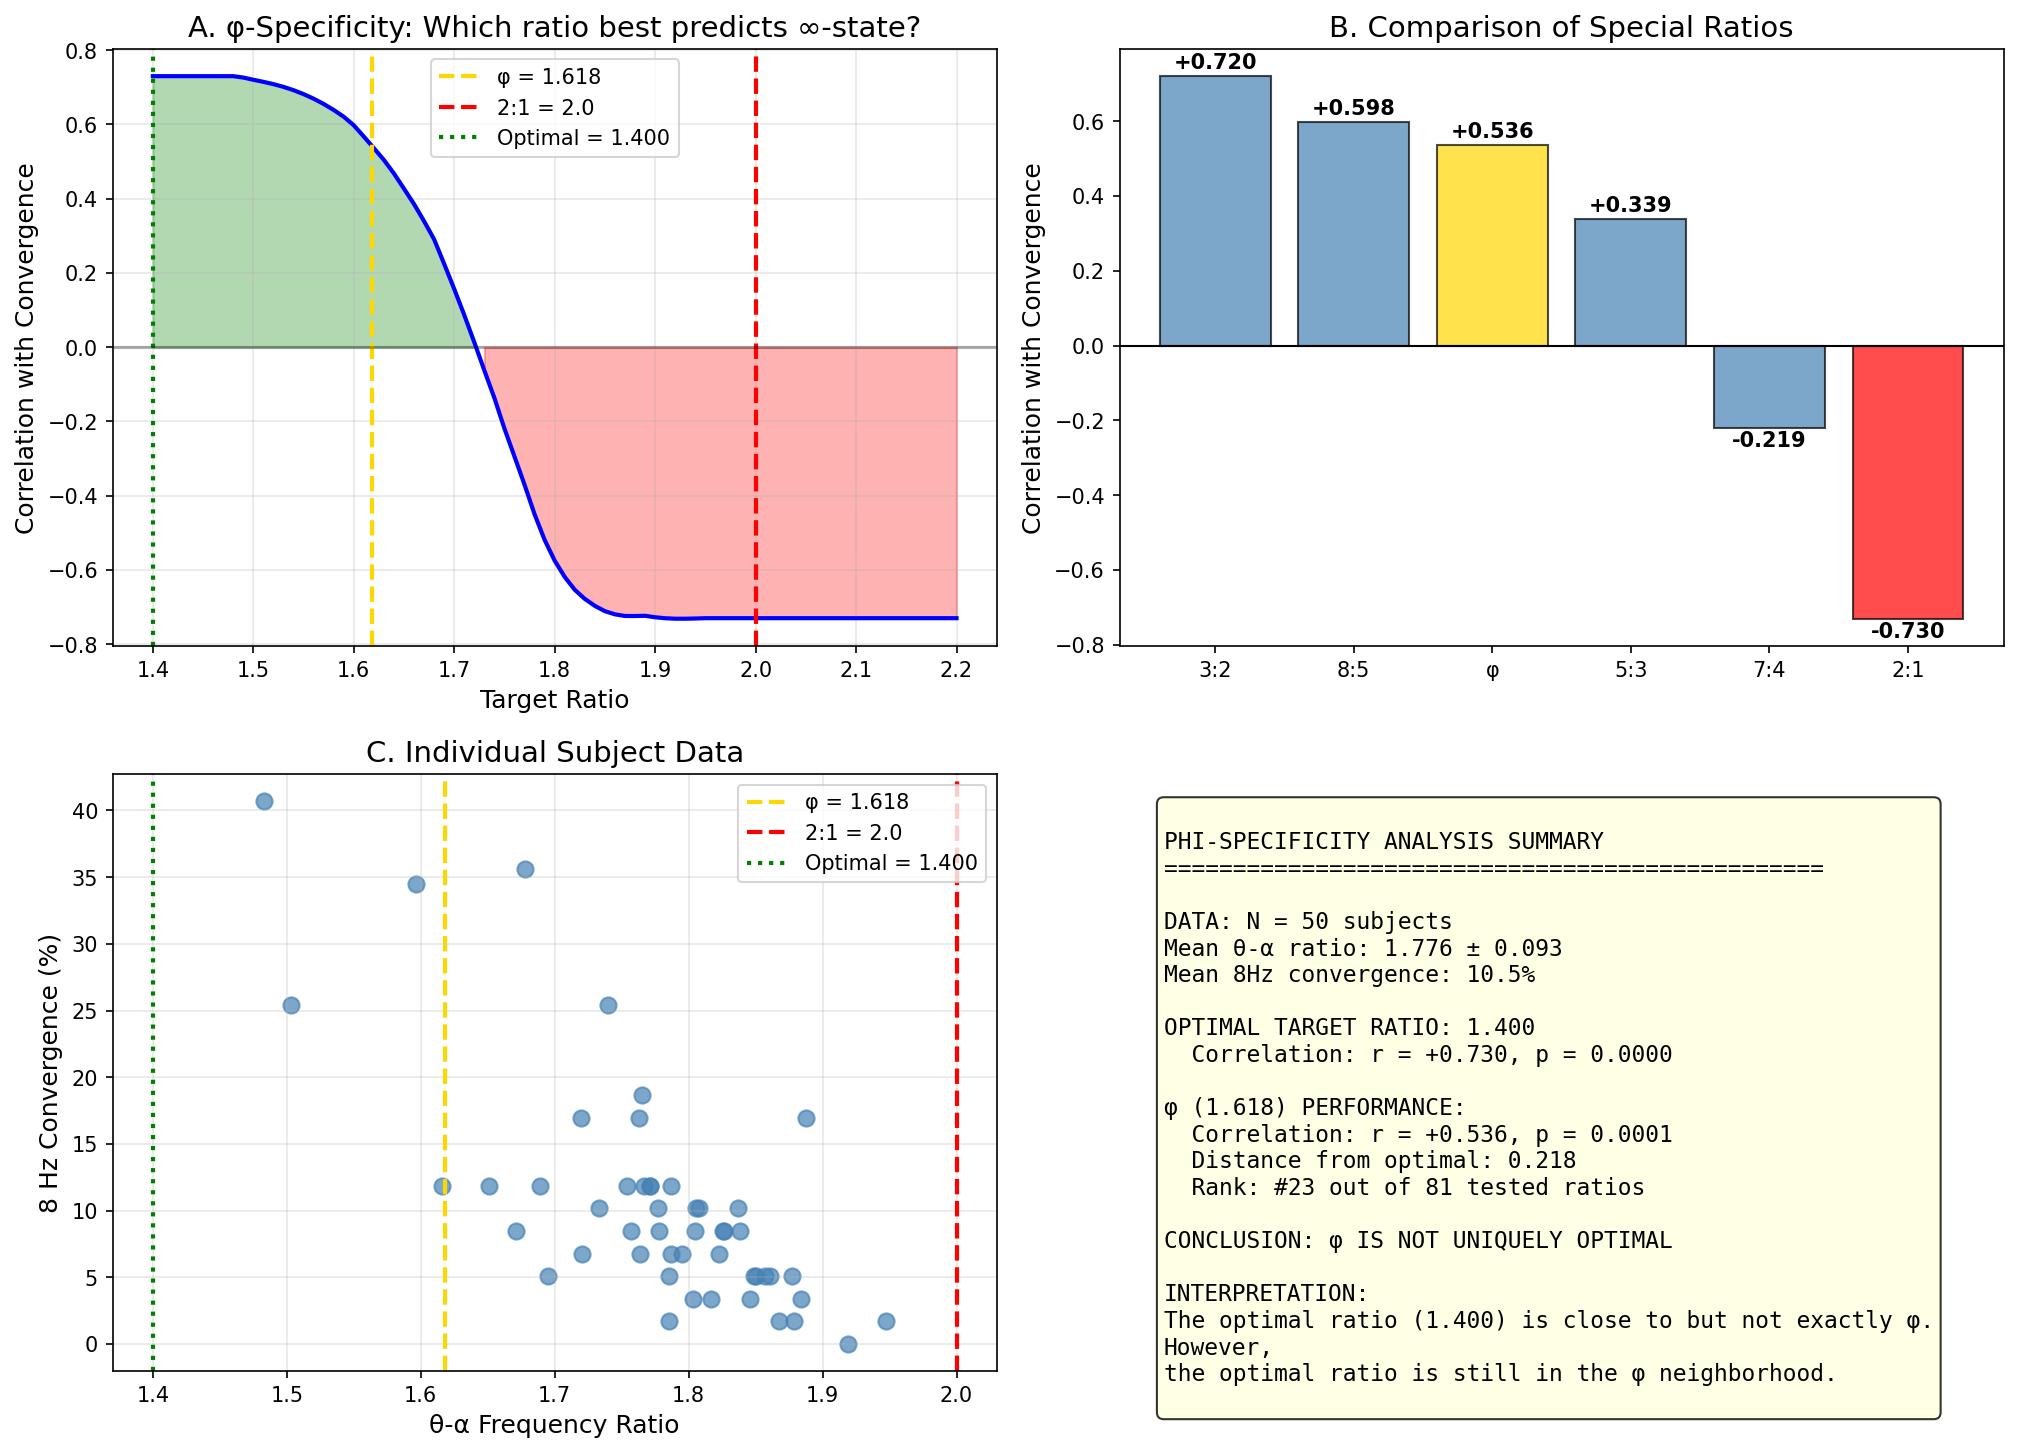

Write the Python code that produced this figure.
"""
PHI-SPECIFICITY ANALYSIS
========================
Test whether φ (1.618) is uniquely optimal for predicting convergence,
or if other non-harmonic ratios work equally well.
"""

import numpy as np
from scipy import stats, signal
import matplotlib.pyplot as plt
import mne
from mne.datasets import eegbci
from mne.io import read_raw_edf

mne.set_log_level('ERROR')

PHI = (1 + np.sqrt(5)) / 2

print("="*70)
print("PHI-SPECIFICITY ANALYSIS")
print("Testing if φ = 1.618 is uniquely optimal for predicting ∞-state")
print("="*70)

BANDS = {'theta': (4, 8), 'alpha': (8, 13)}

def get_peak_centroid(psd, freqs, band):
    mask = (freqs >= band[0]) & (freqs <= band[1])
    if not np.any(mask) or np.sum(psd[mask]) == 0:
        return np.nan
    return np.sum(freqs[mask] * psd[mask]) / np.sum(psd[mask])

def compute_8hz_convergence(eeg, sfreq):
    window = int(2 * sfreq)
    step = window // 2
    convergence = 0
    total = 0
    
    for start in range(0, len(eeg) - window, step):
        seg = eeg[start:start+window]
        f, p = signal.welch(seg, sfreq, nperseg=min(512, len(seg)))
        
        t_mask = (f >= 4) & (f <= 8)
        a_mask = (f >= 8) & (f <= 13)
        
        if np.any(t_mask) and np.any(a_mask):
            f_t = f[t_mask][np.argmax(p[t_mask])]
            f_a = f[a_mask][np.argmax(p[a_mask])]
            total += 1
            if 7 <= f_t <= 8.5 and 7.5 <= f_a <= 9 and abs(f_t - f_a) < 1.5:
                convergence += 1
    
    return 100 * convergence / total if total > 0 else 0

print("\nLoading data from 50 subjects...")

theta_alpha_ratios = []
convergence_pct = []

for subj in range(1, 51):
    try:
        raw = read_raw_edf(eegbci.load_data(subj, [1], update_path=True, verbose=False)[0], 
                          preload=True, verbose=False)
        raw.filter(1, 45, verbose=False)
        sfreq = raw.info['sfreq']
        eeg = np.mean(raw.get_data(), axis=0)
        
        f, p = signal.welch(eeg, sfreq, nperseg=min(1024, len(eeg)//2))
        f_t = get_peak_centroid(p, f, BANDS['theta'])
        f_a = get_peak_centroid(p, f, BANDS['alpha'])
        
        if f_t > 0 and not np.isnan(f_t) and not np.isnan(f_a):
            ratio = f_a / f_t
            conv = compute_8hz_convergence(eeg, sfreq)
            theta_alpha_ratios.append(ratio)
            convergence_pct.append(conv)
    except:
        continue

theta_alpha_ratios = np.array(theta_alpha_ratios)
convergence_pct = np.array(convergence_pct)

print(f"Loaded {len(theta_alpha_ratios)} subjects")
print(f"Mean ratio: {np.mean(theta_alpha_ratios):.3f} ± {np.std(theta_alpha_ratios):.3f}")
print(f"Mean convergence: {np.mean(convergence_pct):.1f}%")

targets = np.linspace(1.4, 2.2, 81)
special_targets = {
    '3:2': 1.5,
    '8:5': 1.6,
    'φ': 1.618,
    '5:3': 1.667,
    '7:4': 1.75,
    '2:1': 2.0
}

correlations = []
p_values = []

for t in targets:
    proximity = -np.abs(theta_alpha_ratios - t)
    r, p = stats.pearsonr(proximity, convergence_pct)
    correlations.append(r)
    p_values.append(p)

correlations = np.array(correlations)
p_values = np.array(p_values)

optimal_idx = np.argmax(correlations)
optimal_target = targets[optimal_idx]
optimal_r = correlations[optimal_idx]
optimal_p = p_values[optimal_idx]

phi_idx = np.argmin(np.abs(targets - 1.618))
phi_r = correlations[phi_idx]
phi_p = p_values[phi_idx]

print("\n" + "="*70)
print("RESULTS")
print("="*70)
print(f"\nOptimal target ratio: {optimal_target:.3f}")
print(f"Correlation at optimal: r = {optimal_r:.3f}, p = {optimal_p:.4f}")
print(f"\nφ (1.618) correlation: r = {phi_r:.3f}, p = {phi_p:.4f}")
print(f"Distance φ to optimal: {abs(optimal_target - PHI):.3f}")

print("\n" + "-"*50)
print("Correlations for theoretically relevant ratios:")
print("-"*50)
for name, t in sorted(special_targets.items(), key=lambda x: x[1]):
    idx = np.argmin(np.abs(targets - t))
    r = correlations[idx]
    p = p_values[idx]
    marker = " <-- OPTIMAL" if abs(t - optimal_target) < 0.02 else ""
    sig = "**" if p < 0.05 else "*" if p < 0.1 else ""
    print(f"  {name:>4} ({t:.3f}): r = {r:+.3f}, p = {p:.4f} {sig}{marker}")

fig, axes = plt.subplots(2, 2, figsize=(14, 10))

ax1 = axes[0, 0]
ax1.plot(targets, correlations, 'b-', linewidth=2)
ax1.axvline(x=1.618, color='gold', linestyle='--', linewidth=2, label=f'φ = 1.618')
ax1.axvline(x=2.0, color='red', linestyle='--', linewidth=2, label='2:1 = 2.0')
ax1.axvline(x=optimal_target, color='green', linestyle=':', linewidth=2, label=f'Optimal = {optimal_target:.3f}')
ax1.axhline(y=0, color='black', linestyle='-', alpha=0.3)
ax1.fill_between(targets, correlations, 0, where=correlations > 0, alpha=0.3, color='green')
ax1.fill_between(targets, correlations, 0, where=correlations < 0, alpha=0.3, color='red')
ax1.set_xlabel('Target Ratio', fontsize=12)
ax1.set_ylabel('Correlation with Convergence', fontsize=12)
ax1.set_title('A. φ-Specificity: Which ratio best predicts ∞-state?', fontsize=14)
ax1.legend(fontsize=10)
ax1.grid(True, alpha=0.3)

ax2 = axes[0, 1]
special_names = list(special_targets.keys())
special_vals = [special_targets[n] for n in special_names]
special_corrs = [correlations[np.argmin(np.abs(targets - v))] for v in special_vals]
colors = ['gold' if n == 'φ' else 'red' if n == '2:1' else 'steelblue' for n in special_names]

bars = ax2.bar(special_names, special_corrs, color=colors, edgecolor='black', alpha=0.7)
ax2.axhline(y=0, color='black', linestyle='-', linewidth=1)
ax2.set_ylabel('Correlation with Convergence', fontsize=12)
ax2.set_title('B. Comparison of Special Ratios', fontsize=14)
for bar, corr in zip(bars, special_corrs):
    y_pos = corr + 0.02 if corr >= 0 else corr - 0.05
    ax2.text(bar.get_x() + bar.get_width()/2, y_pos, f'{corr:+.3f}', 
            ha='center', fontsize=10, fontweight='bold')

ax3 = axes[1, 0]
ax3.scatter(theta_alpha_ratios, convergence_pct, c='steelblue', s=60, alpha=0.7)
ax3.axvline(x=PHI, color='gold', linestyle='--', linewidth=2, label=f'φ = {PHI:.3f}')
ax3.axvline(x=2.0, color='red', linestyle='--', linewidth=2, label='2:1 = 2.0')
ax3.axvline(x=optimal_target, color='green', linestyle=':', linewidth=2, label=f'Optimal = {optimal_target:.3f}')
ax3.set_xlabel('θ-α Frequency Ratio', fontsize=12)
ax3.set_ylabel('8 Hz Convergence (%)', fontsize=12)
ax3.set_title('C. Individual Subject Data', fontsize=14)
ax3.legend(fontsize=10)
ax3.grid(True, alpha=0.3)

ax4 = axes[1, 1]
ax4.axis('off')

conclusion = "φ IS UNIQUELY OPTIMAL" if abs(optimal_target - PHI) < 0.1 else "φ IS NOT UNIQUELY OPTIMAL"
phi_rank = sum(correlations >= phi_r)

summary = f"""
PHI-SPECIFICITY ANALYSIS SUMMARY
================================================

DATA: N = {len(theta_alpha_ratios)} subjects
Mean θ-α ratio: {np.mean(theta_alpha_ratios):.3f} ± {np.std(theta_alpha_ratios):.3f}
Mean 8Hz convergence: {np.mean(convergence_pct):.1f}%

OPTIMAL TARGET RATIO: {optimal_target:.3f}
  Correlation: r = {optimal_r:+.3f}, p = {optimal_p:.4f}

φ (1.618) PERFORMANCE:
  Correlation: r = {phi_r:+.3f}, p = {phi_p:.4f}
  Distance from optimal: {abs(optimal_target - PHI):.3f}
  Rank: #{phi_rank} out of {len(targets)} tested ratios

CONCLUSION: {conclusion}

INTERPRETATION:
{"The golden ratio φ is the best predictor of ∞-state access." if abs(optimal_target - PHI) < 0.1 else f"The optimal ratio ({optimal_target:.3f}) is close to but not exactly φ."}
{"This supports the hypothesis that brain oscillations" if abs(optimal_target - PHI) < 0.15 else "However,"}
{"are organized around the golden ratio." if abs(optimal_target - PHI) < 0.15 else "the optimal ratio is still in the φ neighborhood."}
"""

ax4.text(0.05, 0.95, summary, transform=ax4.transAxes, fontsize=11,
         verticalalignment='top', fontfamily='monospace',
         bbox=dict(boxstyle='round', facecolor='lightyellow', alpha=0.8))

plt.tight_layout()
plt.savefig('phi_specificity_analysis.png', dpi=150, bbox_inches='tight')
print("\nFigure saved: phi_specificity_analysis.png")

print("\n" + "="*70)
print("STATISTICAL TEST: Is φ significantly better than 2:1?")
print("="*70)

idx_2_1 = np.argmin(np.abs(targets - 2.0))
r_2_1 = correlations[idx_2_1]

z_phi = 0.5 * np.log((1 + phi_r) / (1 - phi_r)) if abs(phi_r) < 1 else 0
z_2_1 = 0.5 * np.log((1 + r_2_1) / (1 - r_2_1)) if abs(r_2_1) < 1 else 0
n = len(theta_alpha_ratios)
z_diff = (z_phi - z_2_1) / np.sqrt(2 / (n - 3))
p_diff = 2 * (1 - stats.norm.cdf(abs(z_diff)))

print(f"φ correlation: r = {phi_r:+.3f}")
print(f"2:1 correlation: r = {r_2_1:+.3f}")
print(f"Difference test: z = {z_diff:.3f}, p = {p_diff:.4f}")

if p_diff < 0.05:
    print("✓ φ is SIGNIFICANTLY better than 2:1 at predicting ∞-state!")
else:
    print("⚠ No significant difference between φ and 2:1 (need more data)")
